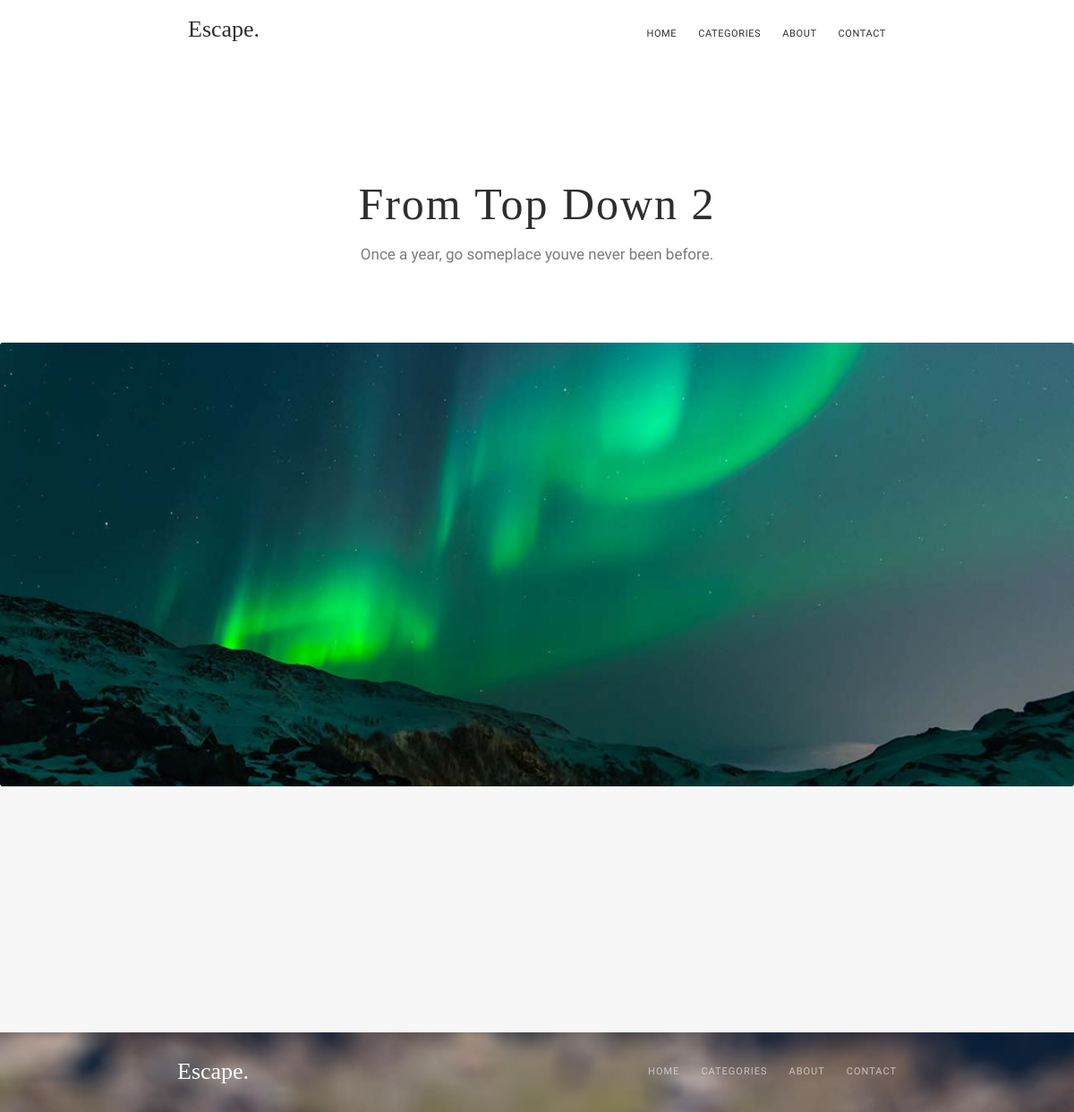
/post.php?id=2, run on the app's committed database.
### tables this page shows
CREATE TABLE post
(
  post_id      INT NOT NULL AUTO_INCREMENT,
   title        VARCHAR(255) NOT NULL,
   subtitle     VARCHAR(255) NOT NULL,
   content     TEXT NOT NULL,
   author     VARCHAR(255) NOT NULL,
   author_url   VARCHAR(255) NOT NULL,
   publish_date VARCHAR(255) NOT NULL,
  image_url   VARCHAR(255) NOT NULL,
  featured     TINYINT(1) DEFAULT 0,
  tag_type   VARCHAR(255) NOT NULL,
  tag_text   VARCHAR(255) NOT NULL,
  PRIMARY KEY (post_id)
);

### post.php (the view, shortened to what this page needs)
<?php
    function createDBConnection(): mysqli
    {
        $conn = new mysqli(HOST, USERNAME, PASSWORD, DATABASE);
        return $conn;
    }
    function getPostContent(mysqli $conn, string $idFind, &$post): void
    {
        $sql = "SELECT * FROM post WHERE post_id = $idFind";
        $result = $conn->query($sql);
        if ($result->num_rows > 0) {
            if ($row = $result->fetch_assoc()) {
                $post = $row;
            }
        } else {
            $post = null;
        }
    }
    $post = [];
    $postId = $_GET['id'];
    $conn = createDBConnection();
    getPostContent($conn, $postId, $post);
?>
<!DOCTYPE html>
<html lang="en">
<head>
    <link href="styles/post.css" rel="stylesheet">
</head>
<body>
    <header class="header">
        <div class="header-menu">
            <a class="header-logo" href="home.php">Escape.</a>
            <nav class="header-navigation">
                <a class="header-navigation-text" href="home.php">home</a>
                <a class="header-navigation-text" href="home.php">categories</a>
                <a class="header-navigation-text" href="home.php">about</a>
                <a class="header-navigation-text" href="home.php">contact</a>
            </nav>
        </div>
        <div class="header-context">
            <h1 class="header-text_title"><?= $post['title'], " ", $postId?></h1>
            <h2 class="header-text_description"><?= $post['subtitle']?></h2>
        </div>
    </header>
    <div class="section">
        <div class="image-after-menu">
		  <img src=images/TheRoadAhead_second.png>
		</div>
        <div class="section-box section_background">
            <div class="section-content">
            </div>
        </div>
    </div>
    <footer class="footer">
        <div class="footer-menu">
            <a class="footer-logo" href="home.php">Escape.</a>
            <nav class="footer-navigation">
                <a class="footer-navigation-text" href="home.php">home</a>
                <a class="footer-navigation-text" href="home.php">categories</a>
                <a class="footer-navigation-text" href="home.php">about</a>
                <a class="footer-navigation-text" href="home.php">contact</a>
            </nav>
        </div>
    </footer>
</body>
</html>

### styles/post.css (style rules this page uses)
* { margin: 0; padding: 0; box-sizing: border-box; }
.header-menu { min-width: 400px; padding-top: 17px; padding-bottom: 17px; height: 40px; width: 65%; margin: auto; justify-content: space-around; }
.header-logo, .footer-logo { display: inline; float: left; font: normal 400 26px/26px 'Lora'; text-decoration: none; color: #2E2E2E; padding-top: 3px; }
.header-navigation, .footer-navigation { display: inline; float: right; margin-top: 3px; }
.header-navigation { margin-top: 10px; }
.header-navigation-text { font: normal 400 11px/20px 'Oxygen'; height: 20px; text-decoration: none; letter-spacing: 0.6px; text-transform: uppercase; color: #2E2E2E; margin-left: 20px; }
.header-context { padding-bottom: 20px; }
.header-text_title { font: normal 400 50px/51px 'Lora'; color: #2E2E2E; text-align: center; margin-top: 163px; margin-bottom: 20px; letter-spacing: 2px; }
.header-text_description { font-family: Oxygen; font-size: 17px; font-weight: 400; line-height: 20px; text-align: center; margin: 0; margin-bottom: 31px; color: rgba(46, 46, 46, 0.63); }
.image-after-menu { padding-top: 38px; width: 100%; height: 534px; }
.image-after-menu img { width: 100%; height: 100%; }
.section_background { margin: 0; height: fit-content; background: #F7F7F7; border-radius: 0px; }
.section-box { justify-content: center; }
.section-content { padding-top: 140px; padding-bottom: 135px; width: 67%; margin: auto; font-family: Oxygen; font-size: 24px; font-weight: 400; line-height: 35px; text-align: left; color: #101315; }
.footer { background: rgba(35, 47, 56, 0.6); height: 89px; background: url("../images/footer.png"); background-position: center center; background-size: cover; }
.footer-menu { min-width: 400px; padding-top: 28px; height: 34px; width: 67%; margin: auto; }
.footer-logo { color: #FFFFFF; }
.footer-navigation-text { font: normal 400 11px/26px 'Oxygen'; text-decoration: none; text-align: right; letter-spacing: 1px; text-transform: uppercase; color: rgba(255, 255, 255, 0.6); margin-left: 20px; }

### data on the page
post: title "From Top Down", subtitle "Once a year, go someplace youve never been before."

### other printed values
$postId "2"
